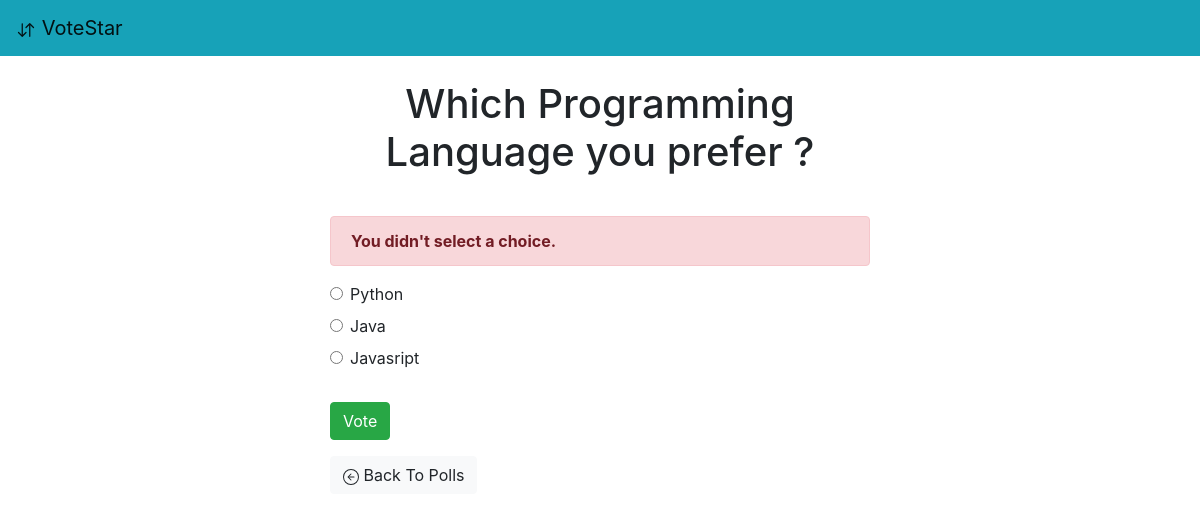
The app's page /poll/1/vote/ with its own data.
### poll/models.py (models this page shows, shortened)
class Question(models.Model):
    question_text = models.CharField(max_length=200)
    pub_date = models.DateTimeField('date published')

class Choice(models.Model):
    question = models.ForeignKey(Question, on_delete=models.CASCADE) # linking foreighn key to primary key of Question
    choice_text = models.CharField(max_length=200)
    votes = models.IntegerField(default=0)

### poll/views.py (the view)
# urls.py: path('<int:question_id>/vote/',views.vote,name='vote')
def vote(request, question_id):
    question = get_object_or_404(Question, pk=question_id)
    try:
        selected_choice = question.choice_set.get(pk=request.POST['choice'])
    except (KeyError, Choice.DoesNotExist):
        return render(request, 'poll/details.html',{
            'question':question,
            'error_message': "You didn't select a choice.",
        })
    else:
        selected_choice.votes+=1
        selected_choice.save()
        return HttpResponseRedirect(reverse('poll:result', args=(question.id,)))

### poll/templates/poll/details.html (shortened to what this page needs)
{% extends 'base.html' %}
{% block content %}
<h1 class="text-center mb-3">{{ question.question_text }}</h1>
<br>
{% if error_message %}
<p class="alert alert-danger">
    <strong>{{ error_message }}</strong>
</p>
{% endif %}
<form action="{% url 'poll:vote' question.id %}" method='post'>
    {% for choice in question.choice_set.all %}
    <div class="form-check">
        <input type="radio"
        name='choice'
        class='form-check-input'
        id='choice{{ forloop.counter }}'
        value='{{ choice.id }}'
        />
        <label for='choice{{ forloop.counter }}'>{{ choice.choice_text }}</label>
    </div>
    {% endfor %}
    <br>
    <input type='submit' value='Vote' class='btn btn-success mb-3'>
</form>
<a class ='btn btn-light' href="{% url 'poll:index' %}">
       Back To Polls</a>
{% endblock %}

### records on screen
Question: question_text "Which Programming Language you prefer ?"
Choice: choice_text "Python"
Choice: choice_text "Java"
Choice: choice_text "Javasript"

### other values on screen
{{ error_message }} "You didn't select a choice."
